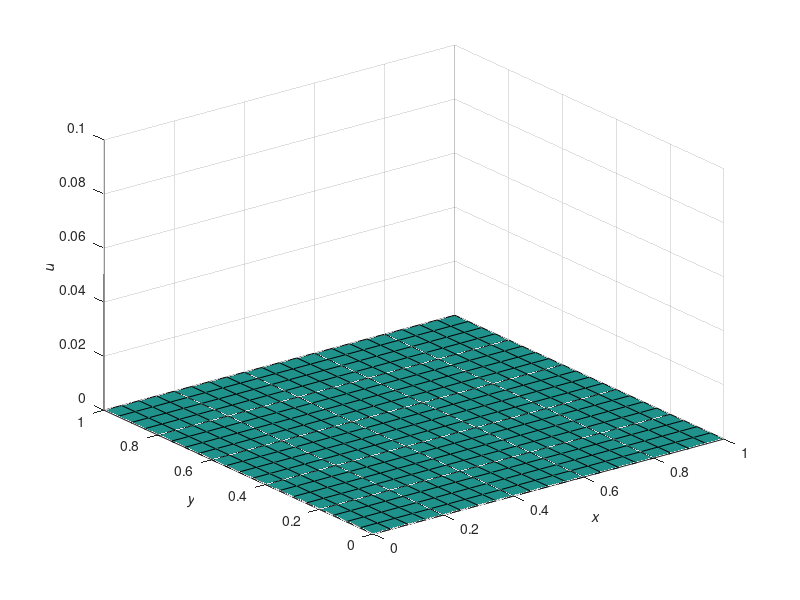

Reproduce this figure in MATLAB. (Note: this script raises an error after producing the figure.)
% jacobi.m
% ME20021
%
% MATLAB script to solve Poisson's equation using the Jacobi method. This
% could represent fluid velocity in a rectangular duct, for example
%
% D N Johnston  04/03/2021
%
% Exercises:
% Try different nx, ny values, and see what effect these have on the number of
% iterations.

tic
% set dimensions etc
nx = 21;
ny = 21;
h = 0.05;
S = -1.0;
maxIteration = 10000;
tolerance = 1.e-6;

% set x and y vectors, and initialise u and unew matrices
x = (0:nx-1) * h;
y = (0:ny-1) * h;
uOld = zeros(ny, nx);
uNew = zeros(ny, nx);
iMid = (nx+1)/2; jMid = (ny+1)/2;

% create surface plot
pl = surf(x, y, uOld);
% shading interp
zlim([0 0.1])
xlabel('\itx')
ylabel('\ity')
zlabel('\itu')

% Set up i and j as vectors to cover all internal points
i=2:nx-1;
j=2:ny-1;

% iteration loop
for iteration = 1:maxIteration
    % calculate new internal values: Not that this is done as a matrix
    % equation as i and j are vectors.
    uNew(j,i) = (uOld(j,i-1)+uOld(j,i+1)+uOld(j-1,i)+uOld(j+1,i)...
        - h^2 * S)/4;
    
    % calculate sum of changes
    change = sum(abs(uNew - uOld), 'all');
    
    % has it converged?
    if change < tolerance
        disp([num2str(iteration) ' iterations taken to converge; '...
            'midpoint value = ' num2str(uNew((ny+1)/2, (nx+1)/2))])
        break;
    end
    
    % overwrite uold matrix with unew
    uOld = uNew;
    
    % update graph
    set(pl,'ZData', uOld);
    drawnow
    
    umid(iteration) = uOld(jMid, iMid);
end
toc
figure(2)
plot(umid)
xlabel('Iteration')
ylabel('mid-point value')